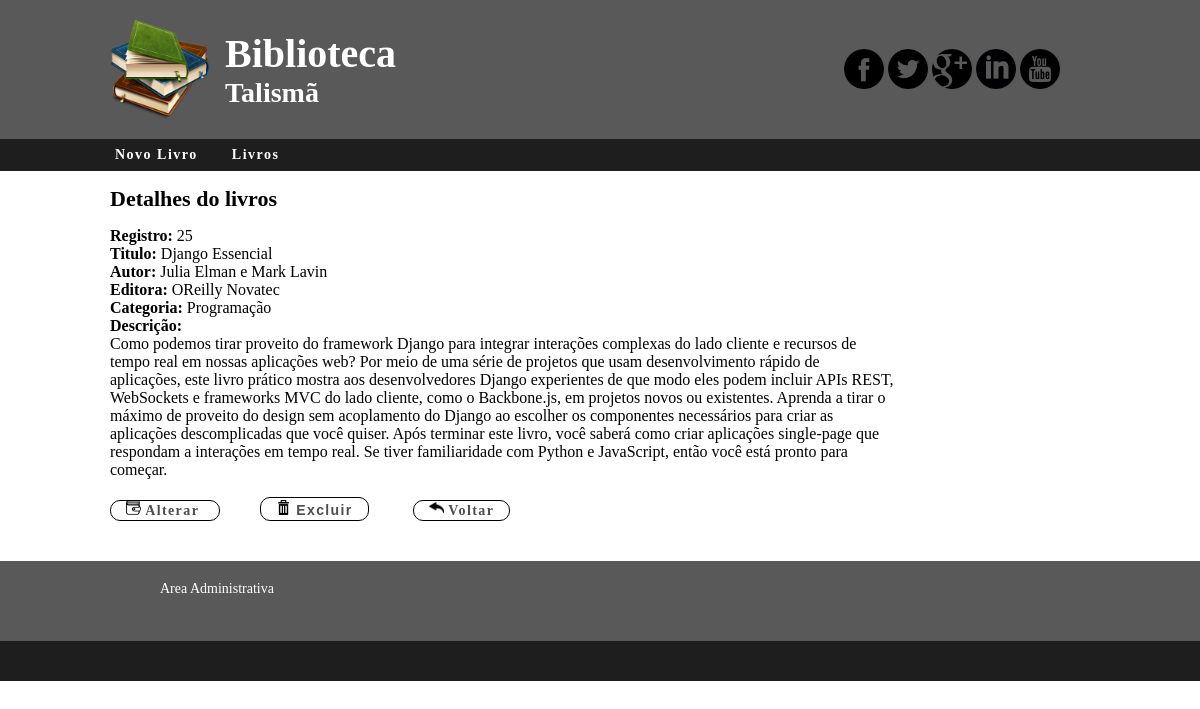
The page /livro/25/ on the database its author committed.
### livros/models.py (models this page shows, shortened)
class Livros(models.Model):
	id_livro = models.AutoField(primary_key=True)
	titulo_livro = models.CharField(max_length=200)
	autor_livro = models.CharField(max_length=200)
	editora_livro = models.CharField(max_length=200)
	categoria_livro =  models.CharField(max_length=200)
	descricao = models.TextField(max_length=4000)

### livros/views.py (the view)
# urls.py: url(r'^livro/(?P<pk>[0-9]+)/$', views.detalhes),
def detalhes(request, pk):
	post = get_object_or_404(Livros, pk=pk)
	return render(request, 'detalhes.html', {'post': post})

### livros/templates/detalhes.html
{% extends 'site/base.html' %}
{% load staticfiles %}
{% block content %}
  <main class="container">
  	<h3 class="title"> Detalhes do livros</h3>
    	<section id="details">
			<label>Registro: </label>{{post.id_livro}}<br/>
			<label>Titulo: </label>{{post.titulo_livro}}<br/>
			<label>Autor: </label>{{post.autor_livro}}<br/>
			<label>Editora: </label>{{post.editora_livro}}<br/>
			<label>Categoria: </label>{{post.categoria_livro}}<br/>
			<label>Descrição:</label><p>{{post.descricao}}</p><br/>
			<a href="{% url 'livros.views.alterar' pk=post.pk %}">
				<img src="{% static 'img/update.png' %}" /> Alterar
			</a>
			<button class="button-back"  onclick="new MyQuestion('Deseja realmente excluir o livro {{ post.titulo_livro }}',
    '{% url 'livros.views.excluir' pk=post.pk %}').question()">
				<img src="{% static 'img/delete.png' %}" /> Excluir
			</button>
			<a href="{% url 'livros.views.listar' %}">
				<img src="{% static 'img/back.png' %}"> Voltar
			</a>
		</section>
    </main>
{% endblock %}

### livros/static/css/style.css (style rules this page uses)
* { margin:0; padding:0; list-style:none; vertical-align:baseline; }
a { text-decoration: none; text-transform: none; }
.container { margin: 0 auto; width: 980px; }
.title { font-size: 22px; margin: 15px 0; }
#details { width: 80%; margin-bottom: 40px; }
#details>label { font-weight: bold; }
#details>a { background: #ffffff none repeat scroll 0 0; border-radius: 10px; border: 1px solid #000000; color: #4d4d4d; font-size: 14px; font-weight: bold; letter-spacing: 0.1em; margin-right: 40px; padding: 2px 15px; }
#details>a>img { width: 15px; }
.button-back { background: #ffffff none repeat scroll 0 0; border-radius: 10px; border: 1px solid #000000; color: #4d4d4d; font-size: 14px; font-weight: bold; letter-spacing: 0.1em; margin-right: 40px; padding: 2px 15px; }
button>img { width: 15px; }

### rows shown on the page
Livros: id_livro "25", titulo_livro "Django Essencial", autor_livro "Julia Elman e Mark Lavin", editora_livro "OReilly Novatec", categoria_livro "Programação", descricao "Como podemos tirar proveito do framework Django para integrar interações complexas do lado cliente e recursos de tempo real em nossas aplicações web? Por meio de uma série de projetos que usam desenvolvimento rápido de aplicações, este livro prático mostra aos desenvolvedores Django experientes de que modo eles podem incluir APIs REST, WebSockets e frameworks MVC do lado cliente, como o Backbone.js, em projetos novos ou existentes. Aprenda a tirar o máximo de proveito do design sem acoplamento do Django ao escolher os componentes necessários para criar as aplicações descomplicadas que você quiser. Após terminar este livro, você saberá como criar aplicações single-page que respondam a…"
